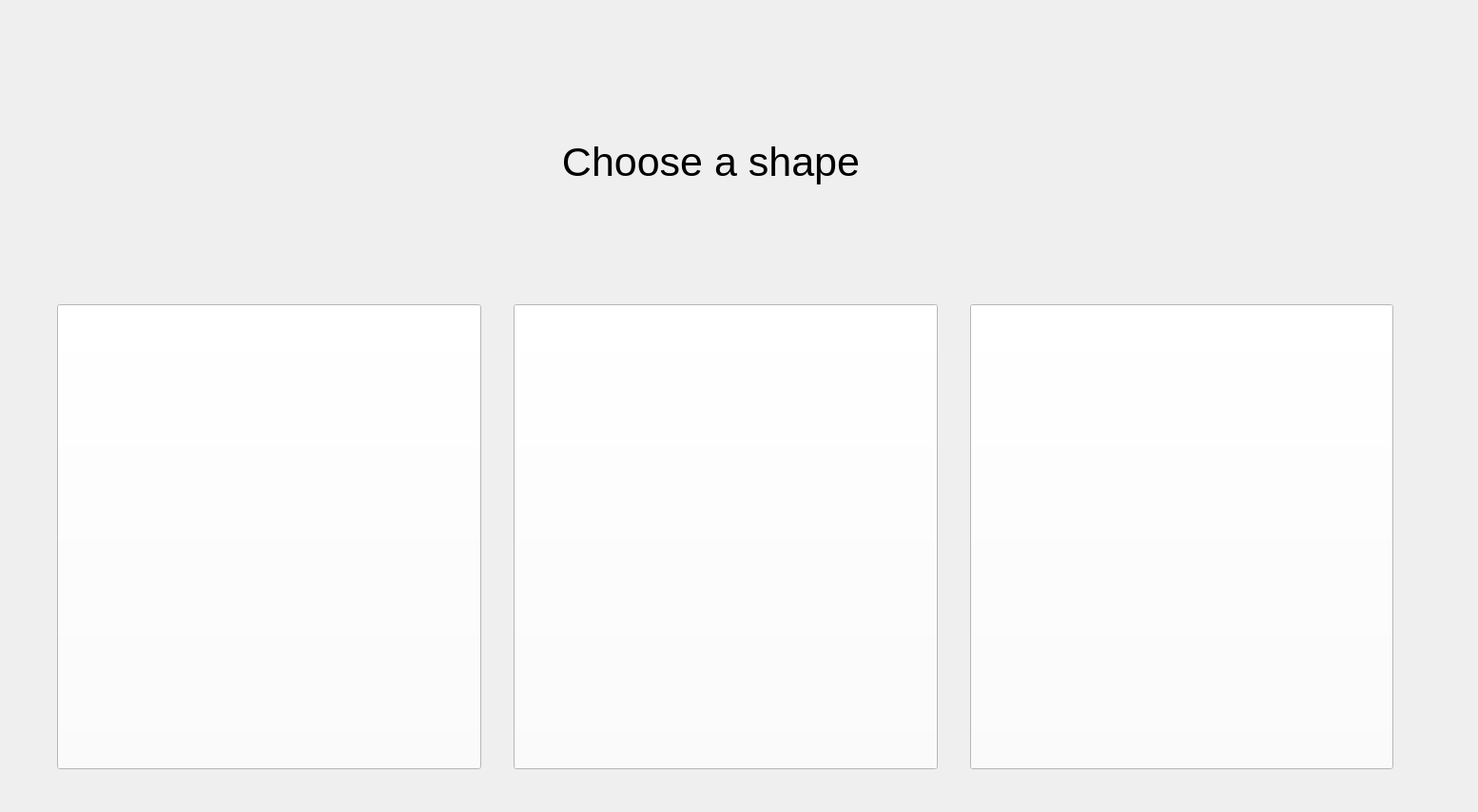
<?xml version="1.0" encoding="UTF-8"?>
<ui version="4.0">
 <class>Form</class>
 <widget class="QWidget" name="Form">
  <property name="geometry">
   <rect>
    <x>0</x>
    <y>0</y>
    <width>1554</width>
    <height>854</height>
   </rect>
  </property>
  <property name="windowTitle">
   <string>Form</string>
  </property>
  <widget class="QPushButton" name="pushButton_2">
   <property name="enabled">
    <bool>true</bool>
   </property>
   <property name="geometry">
    <rect>
     <x>540</x>
     <y>320</y>
     <width>446</width>
     <height>489</height>
    </rect>
   </property>
   <property name="sizePolicy">
    <sizepolicy hsizetype="Minimum" vsizetype="Preferred">
     <horstretch>0</horstretch>
     <verstretch>0</verstretch>
    </sizepolicy>
   </property>
   <property name="styleSheet">
    <string notr="true">background-color: rgb(255, 255, 255);
border-color: rgb(0, 0, 127);</string>
   </property>
   <property name="text">
    <string/>
   </property>
  </widget>
  <widget class="QLabel" name="label">
   <property name="geometry">
    <rect>
     <x>520</x>
     <y>100</y>
     <width>455</width>
     <height>141</height>
    </rect>
   </property>
   <property name="sizePolicy">
    <sizepolicy hsizetype="Preferred" vsizetype="Preferred">
     <horstretch>0</horstretch>
     <verstretch>0</verstretch>
    </sizepolicy>
   </property>
   <property name="font">
    <font>
     <pointsize>32</pointsize>
    </font>
   </property>
   <property name="text">
    <string>Choose a shape</string>
   </property>
   <property name="alignment">
    <set>Qt::AlignCenter</set>
   </property>
  </widget>
  <widget class="QPushButton" name="pushButton_3">
   <property name="geometry">
    <rect>
     <x>1020</x>
     <y>320</y>
     <width>445</width>
     <height>489</height>
    </rect>
   </property>
   <property name="sizePolicy">
    <sizepolicy hsizetype="Minimum" vsizetype="Preferred">
     <horstretch>0</horstretch>
     <verstretch>0</verstretch>
    </sizepolicy>
   </property>
   <property name="autoFillBackground">
    <bool>false</bool>
   </property>
   <property name="styleSheet">
    <string notr="true">background-color: rgb(255, 255, 255);
border-color: rgb(0, 0, 127);</string>
   </property>
   <property name="text">
    <string/>
   </property>
  </widget>
  <widget class="QPushButton" name="pushButton">
   <property name="geometry">
    <rect>
     <x>60</x>
     <y>320</y>
     <width>446</width>
     <height>489</height>
    </rect>
   </property>
   <property name="sizePolicy">
    <sizepolicy hsizetype="Minimum" vsizetype="Preferred">
     <horstretch>0</horstretch>
     <verstretch>0</verstretch>
    </sizepolicy>
   </property>
   <property name="styleSheet">
    <string notr="true">background-color: rgb(255, 255, 255);</string>
   </property>
   <property name="text">
    <string/>
   </property>
  </widget>
 </widget>
 <resources/>
 <connections/>
</ui>
